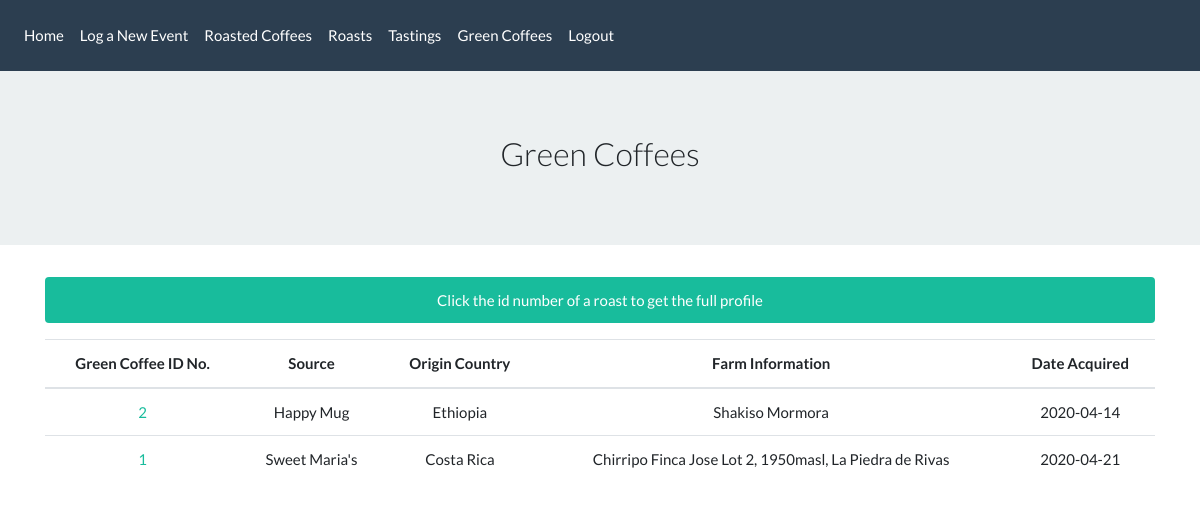
/green_coffees (signed in), run on the app's committed database.
### app/models.py (models this page shows, shortened)
class GreenCoffee(db.Model):
    id = db.Column(db.Integer, primary_key=True)
    source = db.Column(db.String)
    date_acquired = db.Column(db.String(10))
    origin_country = db.Column(db.String(30))
    farm_information = db.Column(db.String(140))
    official_notes = db.Column(db.String(140))
    user_id = db.Column(db.Integer, db.ForeignKey('user.id'))

### app/routes.py (the view)
@app.route('/green_coffees')
@login_required
def green_coffees():
    gcs = GreenCoffee.query.order_by(desc('id')).all()
    return render_template('green_coffees.html', gcs=gcs)

### app/models.py (called while the page is built)
@login.user_loader
def load_user(id):
    return User.query.get(int(id))

### app/templates/green_coffees.html
{% extends "base.html" %}
{% block content %}
<div class='jumbotron jumbotron-fluid text-center'>
  <h3 class='font-weight-light'>Green Coffees</h3>
</div>
<div class="container">
  <div class='alert alert-success text-center'>
    Click the id number of a roast to get the full profile
  </div>
  <table class="table">
    <thead>
      <tr>
        <th class='align-middle text-center' scope="col">Green Coffee ID No.</th>
        <th class='align-middle text-center' scope="col">Source</th>
        <th class='align-middle text-center' scope="col">Origin Country</th>
        <th class='align-middle text-center' scope="col">Farm Information</th>
        <th class='align-middle text-center' scope="col">Date Acquired</th>
      </tr>
    </thead>
    <tbody>
      {% for coffee in gcs %}
       <tr>
         <td class='align-middle text-center'><a class='link' href="{{ url_for('green_profile', id=coffee.id) }}">{{ coffee.id }}</a></td>
         <td class='align-middle text-center'>{{ coffee.source  }}</td>
         <td class='align-middle text-center'>{{ coffee.origin_country }}</td>
         <td class='align-middle text-center'>{{ coffee.farm_information }}</td>
         <td class='align-middle text-center'>{{ coffee.date_acquired}}</td>
        </tr>
      {% endfor %}
    </tbody>
  </table>
</div>
{% endblock %}

### data on the page
GreenCoffee: id "2", source "Happy Mug", origin_country "Ethiopia", farm_information "Shakiso Mormora", date_acquired "2020-04-14"
GreenCoffee: id "1", source "Sweet Maria's", origin_country "Costa Rica", farm_information "Chirripo Finca Jose Lot 2, 1950masl, La Piedra de Rivas", date_acquired "2020-04-21"
